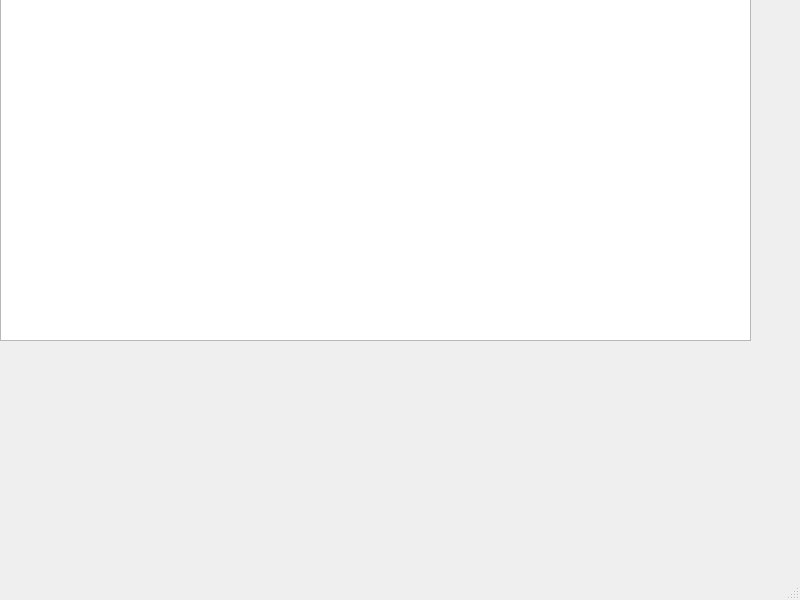
<?xml version="1.0" encoding="UTF-8"?>
<ui version="4.0">
 <class>MainWindow</class>
 <widget class="QMainWindow" name="MainWindow">
  <property name="geometry">
   <rect>
    <x>0</x>
    <y>0</y>
    <width>800</width>
    <height>600</height>
   </rect>
  </property>
  <property name="windowTitle">
   <string>MainWindow</string>
  </property>
  <widget class="QWidget" name="centralwidget">
   <widget class="QGraphicsView" name="graphicsView">
    <property name="geometry">
     <rect>
      <x>0</x>
      <y>-10</y>
      <width>751</width>
      <height>351</height>
     </rect>
    </property>
   </widget>
  </widget>
  <widget class="QMenuBar" name="menubar">
   <property name="geometry">
    <rect>
     <x>0</x>
     <y>0</y>
     <width>800</width>
     <height>21</height>
    </rect>
   </property>
  </widget>
  <widget class="QStatusBar" name="statusbar"/>
 </widget>
 <resources/>
 <connections/>
</ui>
